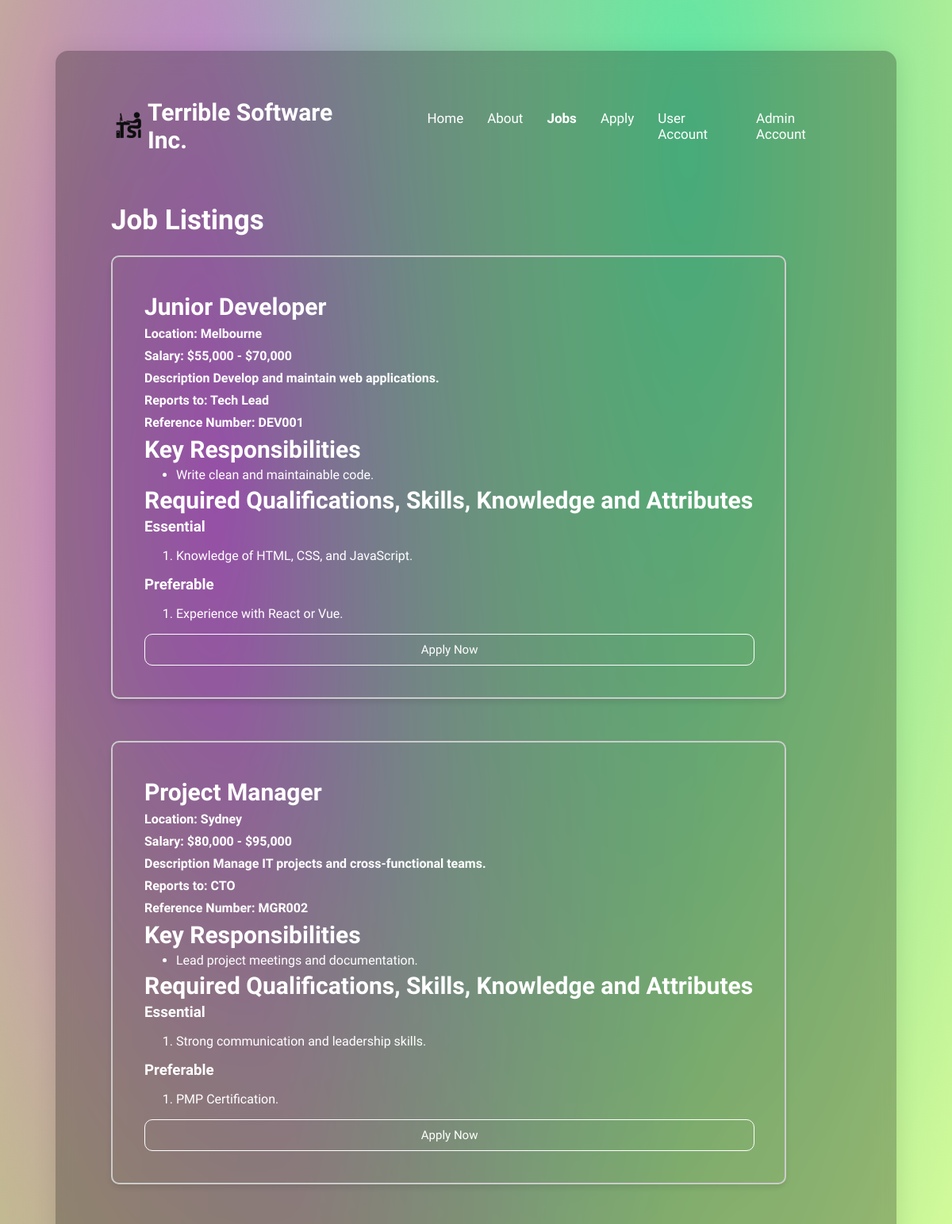
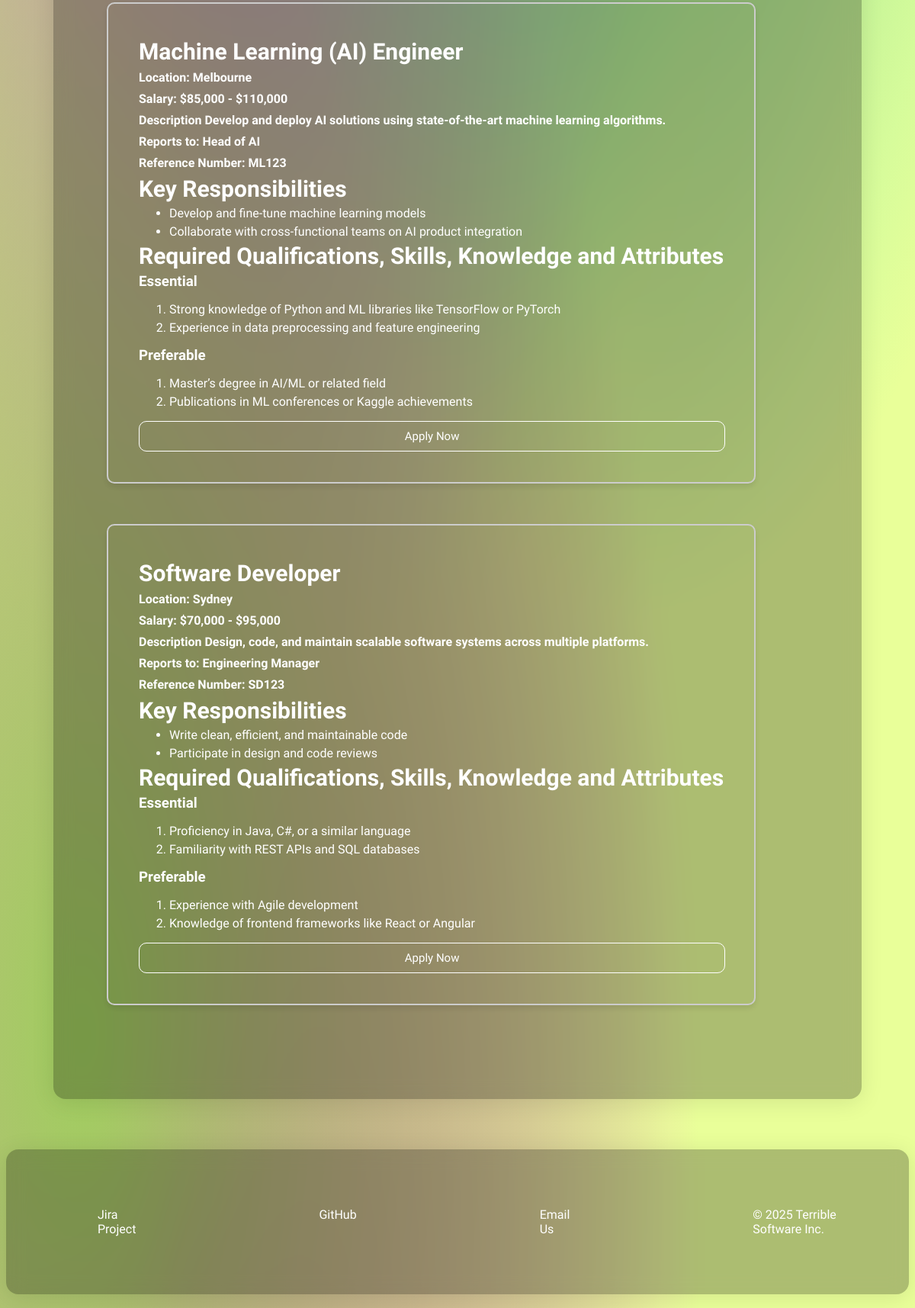
/jobs.php, run on the app's committed database (2 pictures, top to bottom).
### tables this page shows
CREATE TABLE `job_listing_info` (
  `Reference Number` varchar(10) NOT NULL,
  `Title` varchar(100) NOT NULL,
  `Location` varchar(50) DEFAULT NULL,
  `Salary Lower` int(11) DEFAULT NULL,
  `Salary Upper` int(11) DEFAULT NULL,
  `Description` text DEFAULT NULL,
  `Reports To` varchar(100) DEFAULT NULL
);

### job_listing.inc (the view, shortened to what this page needs)
<?php
    function list_all_jobs($_conn) {
        $sql = "SELECT * FROM job_listing_info";
        $result = mysqli_query($_conn, $sql);
        while ($listing = mysqli_fetch_assoc($result)) {
            job_listing($listing, $_conn);
        }
    }
    function job_listing($_listing, $_conn) {
        $_Title = $_listing["Title"];
        $_Location = $_listing["Location"];
        $_Salary_Lower = $_listing["Salary Lower"];
        $_Salary_Upper = $_listing["Salary Upper"];
        $_Description = $_listing["Description"];
        $_Reports_To = $_listing["Reports To"];
        $_Reference_Number = $_listing["Reference Number"];
        $_Salary_Formatted = "$".number_format($_Salary_Lower)." - "."$".number_format($_Salary_Upper);
        $Key_Responsibilities = get_point_list_from_type($_Reference_Number, "Key Responsibilities", $_conn);
        $_Prefered_QSKA = get_point_list_from_type($_Reference_Number, "Preferred QSKA", $_conn);
        echo '<article class="job_listing">';
            echo "<h2>$_Title</h2>";
            echo "<p>Location: $_Location</p>";
            echo "<p>Salary: $_Salary_Formatted</p>";
            echo "<p>Description $_Description</p>";
            echo "<p>Reports to: $_Reports_To</p>";
            echo "<p>Reference Number: $_Reference_Number</p>";
            echo "<h2>Key Responsibilities</h2>";
            create_responsibilities_QSKA_list($Key_Responsibilities, TRUE);
            echo "<h2>Required Qualifications, Skills, Knowledge and Attributes</h2>";
            echo "<h3>Essential</h3>";
            echo "<h3>Preferable</h3>";
        echo "<a class='fake_button' href='apply.php'>Apply Now</a>";
        echo "</article>";
        echo "<br><br>";
    }
    function get_point_list_from_type($reference_number, $_point_type, $_conn) {
        $sql = "SELECT * FROM job_listing_info_points WHERE `Reference Number`LIKE '$reference_number' AND `Point_Type` LIKE '$_point_type'";
        $result = mysqli_query($_conn, $sql);
        $return_array = [];
        $i = 0;
        while ($point = mysqli_fetch_assoc($result)) {
            $return_array[ $i ] = $point["Point_Text"];
            $i += 1;
        }
        return $return_array;
    }
    function create_responsibilities_QSKA_list($_points, $_is_ul) {
        if ($_is_ul == TRUE) {
            $list_tag = "ul";
        } else {
            $list_tag = "ol";
        };
        echo "<$list_tag>";
        for ($i = 0; $i < sizeof($_points); $i++) {
            $Current_Point = $_points[$i];
            echo "<li>$Current_Point</li>";
        }
        echo "</$list_tag>";
    }
?>

### jobs.php (shortened to what this page needs)
<!DOCTYPE html>
<html lang="en">
<head>
    <link rel="stylesheet" href="./styles/styles.css">
</head>
<?php
    require_once("settings.php");
    include "job_listing.inc";
    include "header.inc";
?>
<body class="jobs">
    <div class="container">
        <div class="glass-container">
            <?php createHeader("Jobs"); ?>
            <main class="main">
                <h1 id="job_listing_header">Job Listings</h1>
                <?php
                    list_all_jobs($conn);
                ?>
            </main>
        </div>
    </div>
</body>
<?php include "footer.inc"?>
</html>

### header.inc (shortened to what this page needs)
<?php
    $Name_Link_Pairs = [
        ["Home", "index.php"],
        ["About", "about.php"],
        ["Jobs", "jobs.php"],
        ["Apply", "apply.php"],
        ["User Account", "applicant_login.php"],
        ["Admin Account", "manage.php"],
    ];
    function createHeader($_current_page_name) {
        global $Name_Link_Pairs;
        ?>
        <header>
                <div class="logo">
                    <img src="./styles/images/company_logo.png" alt="Terrible Software Limited Inc. logo">
                    <a href="index.php">Terrible Software Inc.</a>
                    <nav class="navbar">
                        <ul class="nav-links">
                            <?php
                            for ($i = 0; $i < sizeof($Name_Link_Pairs); $i++) {
                                $Current_Pair = $Name_Link_Pairs[$i];
                                $Current_Name = $Current_Pair[NAME];
                                $Current_Link = $Current_Pair[LINK];
                                $Current_Link_Class = INACTIVE_LINK_CLASS;
                                if ($Current_Name == $_current_page_name) {
                                    $Current_Link_Class = ACTIVE_LINK_CLASS;
                                }
                                echo "<li class=$Current_Link_Class><a href=$Current_Link>$Current_Name</a></li>";
                            }
                            ?>
                        </ul>
                    </nav>
                </div>
            </header>
   <?php }; ?>

### footer.inc
<footer>
    <div class="container">
        <div class="glass-container-footer">
            <div class="footer">
                <ul>
                    <li><a href="https://terrible-software-inc.atlassian.net/jira/software/projects/SCRUM/boards/1/backlog?atlOrigin=eyJpIjoiZTBkZGQ2ODY2MzdlNGFkMWI1ODNiN2JjMDg1ZjNkYzkiLCJwIjoiaiJ9">Jira Project</a></li>
                    <li><a href="https://github.com/LucasSuperina/TSI_Website" target="_blank">GitHub</a></li>
                    <li><a href="mailto:info@terriblesoftwareinc.com">Email Us</a></li>
                    <li>© 2025 Terrible Software Inc.</li>
                </ul>
            </div>
        </div>
    </div>
</footer>

### styles/styles.css (style rules this page uses)
* { font-family: 'Quicksand', sans-serif; }
a { color: #ffffff; text-decoration: none; }
.container { display: flex; justify-content: center; min-width: 50vw; max-width: 100vw; }
.glass-container { display: block; min-width: min-content; max-width: 80vw; margin-top: 7vh; margin-bottom: 10px; margin-left: 5px; margin-right: 5px; background: rgba(0, 0, 0, 0.26); padding: 50px; border-radius: 16px; box-shadow: 0 4px 30px rgba(0, 0, 0, 0.1); backdrop-filter: blur(11.6px); opacity: 0; transform: translateY(20px); animation: floatUp 0.5s ease-out forwards; }
ul.nav-links { display: flex; list-style: none; margin: 0; float: right; }
li.nav-link { display: inline-block; margin-left: 30px; font-size: 17px; font-weight: 300; }
.nav-link.active a { font-weight: bold; color: white; }
.main { display: inline-block; padding: 20px; }
.main h1 { font: bold 35px 'Quicksand', sans-serif; font-size: 35px; }
.main h2 { font: bold 35px 'Quicksand', sans-serif; font-size: 30px; }
.main p { font: bold 35px 'Quicksand', sans-serif; font-size: 16px; line-height: 23px; }
.glass-container-footer { display: flex; min-width: min-content; width: 100%; margin-top: 7vh; margin-bottom: 10px; background: rgba(0, 0, 0, 0.26); padding: 50px; border-radius: 16px; box-shadow: 0 4px 30px rgba(0, 0, 0, 0.1); backdrop-filter: blur(11.6px); }
.footer { display: flex; flex-direction: column; justify-content: space-between; align-items: center; color: #ffffff; width: 100%; }
.footer ul { display: flex; gap: 15vw; }
.footer ul li { list-style: none; margin-left: 30px; margin-right: 30px; margin-top: 10px; margin-bottom: 10px; }
.logo { display: flex; align-items: center; padding: 20px; font-size: 30px; font-weight: 600; margin-top: -10px; background-color: transparent }
.logo img { width: 5%; }
body.jobs { color: #ffffff; background-color: #e9ff99; background-image: radial-gradient(at 9% 89%, hsl(85, 54%, 59%) 0px, transparent 50%), radial-gradient(at 72% 6%, hsl(151, 74%, 64%) 0px, transparent 50%), radial-gradient(at 24% 19%, hsl(289, 69%, 65%) 0px, transparent 50%), radial-gradient(at 65% 6%, hsl(46, 75%, 67%) 0px, transparent 50%), radial-gradient(at 20% 98%, hsl(316, 67%, 62%) 0px, transparent 50%), radial-gradient(at 44% 9%, hsl(145, 78%, 62%) 0px, transparent 50%), radial-gradient(at 10% 9%, hsl(76, 55%, 59%) 0px, transparent 50%); min-height: 100vh; }
.job_listing { border: 2px solid #cccccc; border-radius: 10px; padding: 40px; margin-bottom: 15px; margin-top: 0px; box-shadow: 0 4px 8px rgba(0, 0, 0, 0.1); background-color: transparent; opacity: 0; transform: translateY(20px); animation: floatUp 0.5s ease-out forwards; }
.job_listing h1, .job_listing h2, .job_listing h3, .job_listing p, .job_listing ul, .job_listing li { margin: 5px 0; }
#job_listing_header { font: normal normal bold 35px 'Quicksand'; }
.fake_button { text-align: center; display: inline-block; margin: auto; padding-top: 10px; padding-bottom: 10px; width: 100%; font-size: 15px; color: #ffffff; background-color: transparent; border: 1px solid #ffffff; border-radius: 10px; cursor:pointer; transition: all 0.3s ease; }

### data on the page
job_listing_info: Title "Junior Developer", Location "Melbourne", _Salary_Formatted "$55,000 - $70,000", Description "Develop and maintain web applications.", Reports To "Tech Lead", Reference Number "DEV001", Current_Point "Write clean and maintainable code.", Current_Point "Knowledge of HTML, CSS, and JavaScript.", Current_Point "Experience with React or Vue."
job_listing_info: Title "Project Manager", Location "Sydney", _Salary_Formatted "$80,000 - $95,000", Description "Manage IT projects and cross-functional teams.", Reports To "CTO", Reference Number "MGR002", Current_Point "Lead project meetings and documentation.", Current_Point "Strong communication and leadership skills.", Current_Point "PMP Certification."
job_listing_info: Title "Machine Learning (AI) Engineer", Location "Melbourne", _Salary_Formatted "$85,000 - $110,000", Description "Develop and deploy AI solutions using state-of-the-art machine learning algorithms.", Reports To "Head of AI", Reference Number "ML123", Current_Point "Develop and fine-tune machine learning models", Current_Point "Collaborate with cross-functional teams on AI product integration", Current_Point "Strong knowledge of Python and ML libraries like TensorFlow or PyTorch", Current_Point "Experience in data preprocessing and feature engineering", Current_Point "Master’s degree in AI/ML or related field", Current_Point "Publications in ML conferences or Kaggle achievements"
job_listing_info: Title "Software Developer", Location "Sydney", _Salary_Formatted "$70,000 - $95,000", Description "Design, code, and maintain scalable software systems across multiple platforms.", Reports To "Engineering Manager", Reference Number "SD123", Current_Point "Write clean, efficient, and maintainable code", Current_Point "Participate in design and code reviews", Current_Point "Proficiency in Java, C#, or a similar language", Current_Point "Familiarity with REST APIs and SQL databases", Current_Point "Experience with Agile development", Current_Point "Knowledge of frontend frameworks like React or Angular"

### other printed values
$Current_Name "Home"
$Current_Name "About"
$Current_Name "Jobs"
$Current_Name "Apply"
$Current_Name "User Account"
$Current_Name "Admin Account"
